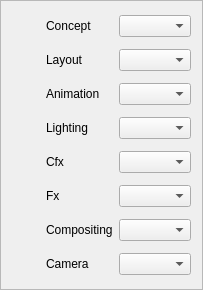
              <widget class="QFrame" name="frame_9">
               <property name="frameShape">
                <enum>QFrame::StyledPanel</enum>
               </property>
               <property name="frameShadow">
                <enum>QFrame::Raised</enum>
               </property>
               <layout class="QVBoxLayout" name="verticalLayout_12">
                <item>
                 <layout class="QGridLayout" name="gridLayout_3">
                  <item row="2" column="1">
                   <widget class="QLabel" name="label_33">
                    <property name="text">
                     <string>Animation</string>
                    </property>
                   </widget>
                  </item>
                  <item row="2" column="2">
                   <widget class="QComboBox" name="comboBox_22"/>
                  </item>
                  <item row="1" column="1">
                   <widget class="QLabel" name="label_31">
                    <property name="text">
                     <string>Layout</string>
                    </property>
                   </widget>
                  </item>
                  <item row="1" column="0">
                   <widget class="QLabel" name="p_w_layout_label">
                    <property name="minimumSize">
                     <size>
                      <width>28</width>
                      <height>28</height>
                     </size>
                    </property>
                    <property name="maximumSize">
                     <size>
                      <width>28</width>
                      <height>28</height>
                     </size>
                    </property>
                    <property name="text">
                     <string/>
                    </property>
                   </widget>
                  </item>
                  <item row="4" column="0">
                   <widget class="QLabel" name="p_w_cfx_label">
                    <property name="minimumSize">
                     <size>
                      <width>28</width>
                      <height>28</height>
                     </size>
                    </property>
                    <property name="maximumSize">
                     <size>
                      <width>28</width>
                      <height>28</height>
                     </size>
                    </property>
                    <property name="text">
                     <string/>
                    </property>
                   </widget>
                  </item>
                  <item row="3" column="1">
                   <widget class="QLabel" name="label_36">
                    <property name="text">
                     <string>Lighting</string>
                    </property>
                   </widget>
                  </item>
                  <item row="0" column="0">
                   <widget class="QLabel" name="p_w_concept_label">
                    <property name="minimumSize">
                     <size>
                      <width>28</width>
                      <height>28</height>
                     </size>
                    </property>
                    <property name="maximumSize">
                     <size>
                      <width>28</width>
                      <height>28</height>
                     </size>
                    </property>
                    <property name="text">
                     <string/>
                    </property>
                   </widget>
                  </item>
                  <item row="1" column="2">
                   <widget class="QComboBox" name="comboBox_21"/>
                  </item>
                  <item row="5" column="1">
                   <widget class="QLabel" name="label_32">
                    <property name="text">
                     <string>Fx</string>
                    </property>
                   </widget>
                  </item>
                  <item row="7" column="0">
                   <widget class="QLabel" name="p_w_camera_label">
                    <property name="minimumSize">
                     <size>
                      <width>28</width>
                      <height>28</height>
                     </size>
                    </property>
                    <property name="maximumSize">
                     <size>
                      <width>28</width>
                      <height>28</height>
                     </size>
                    </property>
                    <property name="text">
                     <string/>
                    </property>
                   </widget>
                  </item>
                  <item row="5" column="0">
                   <widget class="QLabel" name="p_w_fx_label">
                    <property name="minimumSize">
                     <size>
                      <width>28</width>
                      <height>28</height>
                     </size>
                    </property>
                    <property name="maximumSize">
                     <size>
                      <width>28</width>
                      <height>28</height>
                     </size>
                    </property>
                    <property name="text">
                     <string/>
                    </property>
                   </widget>
                  </item>
                  <item row="6" column="1">
                   <widget class="QLabel" name="label_35">
                    <property name="text">
                     <string>Compositing</string>
                    </property>
                   </widget>
                  </item>
                  <item row="6" column="2">
                   <widget class="QComboBox" name="comboBox_26"/>
                  </item>
                  <item row="3" column="0">
                   <widget class="QLabel" name="p_w_lighting_label">
                    <property name="minimumSize">
                     <size>
                      <width>28</width>
                      <height>28</height>
                     </size>
                    </property>
                    <property name="maximumSize">
                     <size>
                      <width>28</width>
                      <height>28</height>
                     </size>
                    </property>
                    <property name="text">
                     <string/>
                    </property>
                   </widget>
                  </item>
                  <item row="0" column="2">
                   <widget class="QComboBox" name="comboBox_20">
                    <property name="sizePolicy">
                     <sizepolicy hsizetype="Expanding" vsizetype="Fixed">
                      <horstretch>0</horstretch>
                      <verstretch>0</verstretch>
                     </sizepolicy>
                    </property>
                    <property name="maximumSize">
                     <size>
                      <width>500</width>
                      <height>16777215</height>
                     </size>
                    </property>
                   </widget>
                  </item>
                  <item row="6" column="0">
                   <widget class="QLabel" name="p_w_compositing_label">
                    <property name="minimumSize">
                     <size>
                      <width>28</width>
                      <height>28</height>
                     </size>
                    </property>
                    <property name="maximumSize">
                     <size>
                      <width>28</width>
                      <height>28</height>
                     </size>
                    </property>
                    <property name="text">
                     <string/>
                    </property>
                   </widget>
                  </item>
                  <item row="7" column="1">
                   <widget class="QLabel" name="label_37">
                    <property name="text">
                     <string>Camera</string>
                    </property>
                   </widget>
                  </item>
                  <item row="0" column="1">
                   <widget class="QLabel" name="label_30">
                    <property name="text">
                     <string>Concept</string>
                    </property>
                   </widget>
                  </item>
                  <item row="4" column="2">
                   <widget class="QComboBox" name="comboBox_24"/>
                  </item>
                  <item row="2" column="0">
                   <widget class="QLabel" name="p_w_animation_label">
                    <property name="minimumSize">
                     <size>
                      <width>28</width>
                      <height>28</height>
                     </size>
                    </property>
                    <property name="maximumSize">
                     <size>
                      <width>28</width>
                      <height>28</height>
                     </size>
                    </property>
                    <property name="text">
                     <string/>
                    </property>
                   </widget>
                  </item>
                  <item row="3" column="2">
                   <widget class="QComboBox" name="comboBox_23"/>
                  </item>
                  <item row="7" column="2">
                   <widget class="QComboBox" name="comboBox_27"/>
                  </item>
                  <item row="5" column="2">
                   <widget class="QComboBox" name="comboBox_25"/>
                  </item>
                  <item row="4" column="1">
                   <widget class="QLabel" name="label_34">
                    <property name="text">
                     <string>Cfx</string>
                    </property>
                   </widget>
                  </item>
                 </layout>
                </item>
               </layout>
              </widget>
